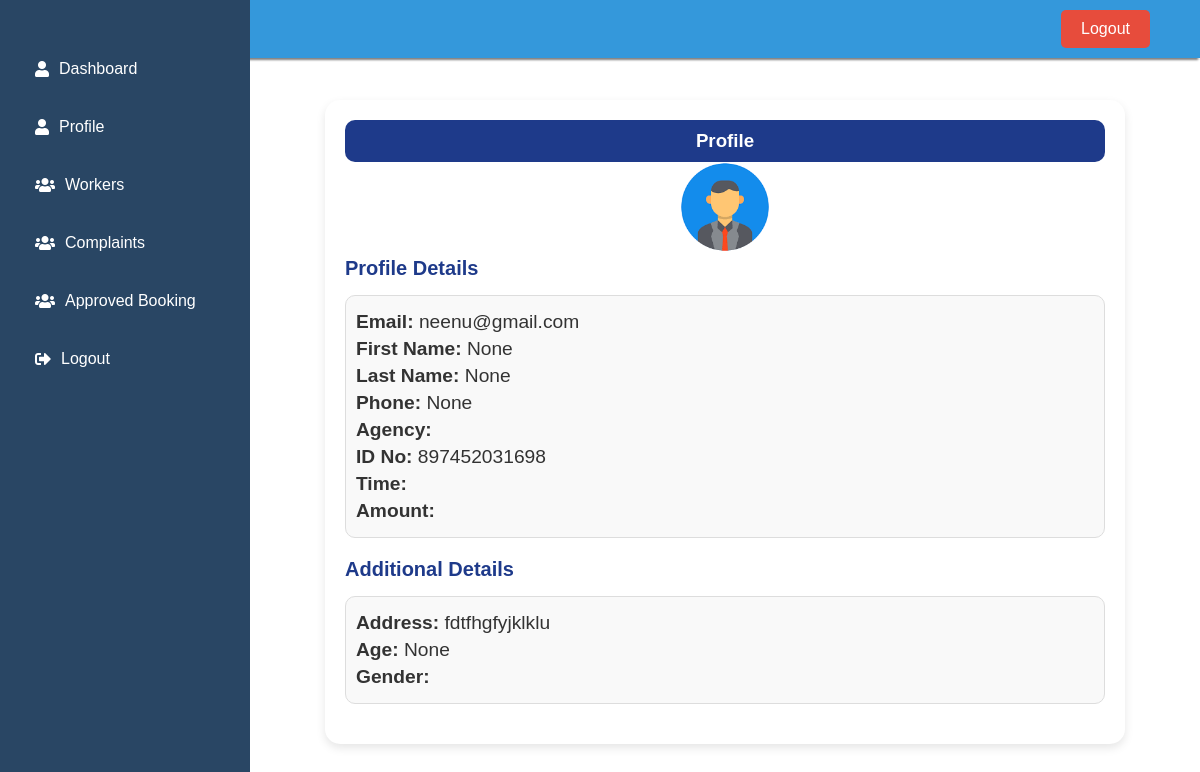
Screenshot of /view_worker_details/6/ with the database file from the repository.
### Bengali/models.py (models this page shows, shortened)
class WorkersDetails(models.Model):
    profile=models.OneToOneField('Profile',on_delete=models.CASCADE,related_name="worker_profile",null=True,blank=True)
    id_no=models.CharField(max_length=150,null=True)
    image=models.ImageField(null=True , blank=True)
    address=models.TextField()
    age=models.IntegerField(blank=True,null=True)
    gender=models.CharField(max_length=10 ,blank=True, null=True)
    category=models.CharField(max_length=50,blank=True,null=True)
    approved_by_agency=models.BooleanField(default=False)
    agency=models.ForeignKey('AgencyDetails',on_delete=models.CASCADE,related_name="agency_worker",null=True,blank=True)

class Profile(AbstractUser):
    USERNAME_FIELD='email'
    REQUIRED_FIELDS=[]
    objects = CustomUserManager()
    username = models.CharField(max_length=150, blank=True, null=True)
    first_name = models.CharField(max_length=150, blank=True, null=True)
    last_name= models.CharField(max_length=150, blank=True, null=True)
    role = models.CharField(max_length=15,choices=RoleChoices.choices)
    email=models.EmailField(unique=True)
    phone=models.CharField(max_length=15, blank=True, null=True)
    age=models.IntegerField(blank=True, null=True)
    worker_approved=models.BooleanField(blank=True, null=True)
    groups = models.ManyToManyField(
        Group,
            related_name="profile_groups",  # Set unique related_name
            blank=True
        )
    user_permissions = models.ManyToManyField(
            Permission,
            related_name="profile_permissions",  # Set unique related_name
            blank=True
        )

### Bengali/views.py (the view)
# urls.py: path('view_worker_details/<int:worker_id>/',views.view_worker_details,name='view_worker_details'),
def view_worker_details(request,worker_id):
    worker=get_object_or_404(WorkersDetails,id=worker_id)
    return render(request,"worker_details_view.html",{'worker':worker})

### templates/worker_details_view.html (shortened to what this page needs)
{% extends "user_base.html" %}
{% load static %}
{% block content %}
<div class="profile-container">
    <div class="profile-card">
        <div class="profile-header">
            <h3> Profile</h3>
        </div>
        <div style="display: flex;justify-content: center;">
            <p> <img alt="Worker Image" style="max-width: 100px;"></p>
        </div>
        <div class="profile-body">
            <h4 class="section-title">Profile Details</h4>
            <div class="profile-info">
                <p><strong>Email:</strong> {{ worker.profile.email }}</p>
                <p><strong>First Name:</strong> {{ worker.profile.first_name }}</p>
                <p><strong>Last Name:</strong> {{ worker.profile.last_name }}</p>
                <p><strong>Phone:</strong> {{ worker.profile.phone }}</p>
                <p><strong>Agency:</strong> {{ worker.profile.agency }}</p>
                <p><strong>ID No:</strong> {{ worker.id_no }}</p>
                <p><strong>Time:</strong> {{ worker.time }}</p>
                <p><strong>Amount:</strong> {{ worker.amount }}</p>
            </div>
            <h4 class="section-title">Additional Details</h4>
            <div class="profile-info">
                <p><strong>Address:</strong> {{ worker.address }}</p>
                <p><strong>Age:</strong> {{ worker.age }}</p>
                <p><strong>Gender:</strong> {{ worker.sex|title }}</p>
            </div>
        </div>
    </div>
</div>
{% endblock %}

### static/css/admin_dashboard.css (style rules this page uses)
* { margin: 0; padding: 0; box-sizing: border-box; }
body { font-family: Arial, sans-serif; background-color: #f4f4f4; }
.main-content p { font-size: 1.2em; color: #333; }

### templates/user_base.html (style rules this page uses)
body { margin: 0; font-family: 'Arial', sans-serif; display: flex; flex-direction: column; min-height: 100vh; }

### templates/worker_details_view.html (style rules this page uses)
.profile-container { display: flex; justify-content: center; padding: 20px; }
.profile-card { width: 100%; max-width: 800px; background-color: #fff; border-radius: 15px; box-shadow: 0 4px 10px rgba(0, 0, 0, 0.1); padding: 20px; }
.profile-header { background-color: #1e3a8a; color: white; padding: 10px 20px; border-radius: 10px; text-align: center; }
.profile-header h3 { margin: 0; }
.section-title { color: #1e3a8a; margin-bottom: 15px; font-size: 1.25rem; font-weight: bold; }
.profile-info { padding: 10px; font-size: 1rem; border-radius: 10px; border: 1px solid #ddd; background-color: #f9f9f9; margin-bottom: 20px; }
.profile-info p { margin: 5px 0; }

### rows the page displays
WorkersDetails: profile.email "neenu@gmail.com", profile.first_name "None", profile.last_name "None", profile.phone "None", id_no "897452031698", address "fdtfhgfyjklklu", age "None"
